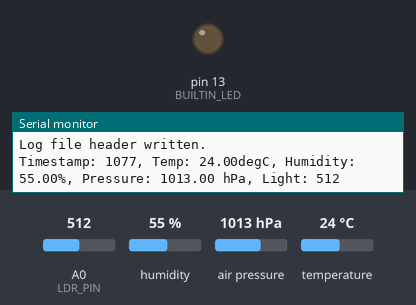
A sketch run on a simulated Arduino Uno, built with avr-gcc and run on an emulated ATmega328P. Parts: output pins drawn as LEDs (lit = HIGH), the last lines printed to the serial monitor. The inputs (shaded band) are chosen by the test bench; at power-on: A0 (LDR_PIN) = 512, humidity 55 %, air pressure 1013 hPa, temperature 24 °C. Storage starts empty.

Above: at 2.7 s.
At 7.35 s:
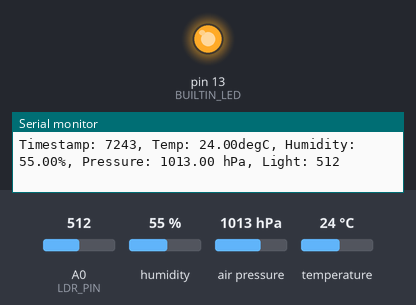
Timing chart, 0 to 8.1 s (numbered marks = the images above):
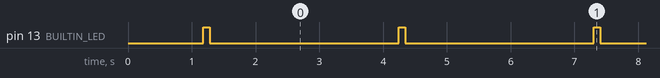

Measured:
- by itself, pin 13 (BUILTIN_LED): alternates HIGH for 0.10 s and LOW for 3.0 s

The sketch:

maiaProj.ino
```cpp
#include <SPI.h>
#include <SD.h>
#include <DHT.h>
#include <Wire.h> //I2C comms
#include <Adafruit_BMP085.h>  //barometer lib

#define BUILTIN_LED 13
#define DHTPIN 2  //dht11 --> DP2
#define SD_CS_PIN 4 //sd card module chip select --> DP4
#define LDR_PIN A0
#define DHTTYPE DHT11 //dht11 sensor
DHT dht(DHTPIN, DHTTYPE);

Adafruit_BMP085 bmp;

File dataFile;
char logFileName[] = "datalog.txt";


void setup() {
  delay(1000);
  // put your setup code here, to run once:
  Serial.begin(9600);

  //verification for data logging
  pinMode(BUILTIN_LED, OUTPUT);
  digitalWrite(BUILTIN_LED, LOW);
  // while (!Serial){
  //   ; //waiting for serial port connection
  // }

  Serial.println("Starting data logger...");
  dht.begin();

  //bmp 180 initialization
  Serial.print("Initializing BMP180...");
  if (!bmp.begin()){
    Serial.println("ERROR: Could not find a valid BMP180 sensor!!!"); //error handling
    while(1);
  }
  Serial.println("BMP180 initialized.");

  //sd-card initailization
  Serial.println("Initializating SD-Card...");
  if (!SD.begin(SD_CS_PIN)){
    Serial.println("ERROR: SD-Card initalization failed!!!");
    while(1);
  }
  Serial.println("Card Initialized.");
  dataFile = SD.open(logFileName, FILE_WRITE);

  //datawrite to txt file
  if (dataFile){
    dataFile.println("Timestamp_ms, Temperature_C, Humidity_%, Presusre_hPa, Light_Level");
    dataFile.close();
    Serial.println("Log file header written.");
  }
  else{
    Serial.print("Error opening ");
    Serial.println(logFileName);
  }
}

void loop() {
  // put your main code here, to run repeatedly:

  //timestamp
  unsigned long timestamp = millis();

  //dht11 data
  float humidity = dht.readHumidity();
  float temp = dht.readTemperature(); //Deg_C

  //bmp180 data
  float pressure = bmp.readPressure()/100.0F; ///100F, conversion from Pa to hPa

  //ldr data
  int lightLevel = analogRead(LDR_PIN);

  //error handling for failed reads
  if (isnan(humidity)||isnan(temp)){
    Serial.println("ERROR: Filed to read from DHt sensor!!!");
    return;
  }
  if(isnan(pressure)){
    Serial.println("ERROR: Failed to read from BMP sensor!!");
    return;
  }

  //print data to serial monitor (debug)
  Serial.println("");
  Serial.print("Timestamp: ");      Serial.print(timestamp);
  Serial.print(", Temp: ");         Serial.print(temp);
  Serial.print("degC, Humidity: "); Serial.print(humidity);
  Serial.print("%, Pressure: ");    Serial.print(pressure);
  Serial.print(" hPa, Light: ");    Serial.println(lightLevel);

  //saving of data to SD Card
  dataFile = SD.open(logFileName, O_RDWR|O_CREAT|O_APPEND);

  if (dataFile){
    dataFile.print(timestamp);
    dataFile.print(",");
    dataFile.print(temp);
    dataFile.print(",");
    dataFile.print(humidity);
    dataFile.print(",");
    dataFile.print(pressure);
    dataFile.print(",");
    dataFile.println(lightLevel);
    dataFile.close();

    //rx blinks indicating it logged data
    digitalWrite(BUILTIN_LED, HIGH);
    delay(100);
    digitalWrite(BUILTIN_LED, LOW);

  }
  else{
    Serial.print("Error opening ");
    Serial.print(logFileName);
    Serial.println(" for writing.");
  }

  delay(2900);  //delay for wr

}
```
